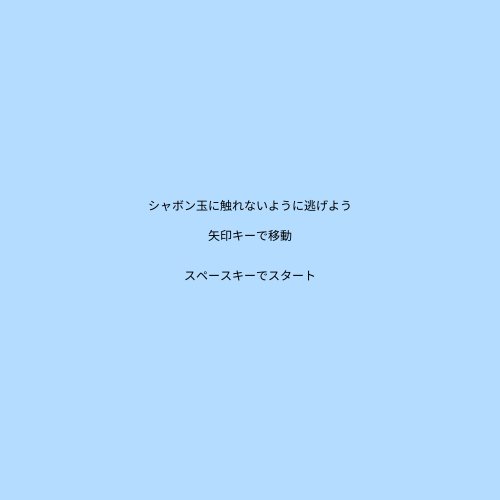
Frame 1 (no input)
Frame 60 (no input): identical to frame 1, image omitted
Frame 120 (the mouse pressed at the canvas centre since frame 60): identical to frame 1, image omitted

The p5.js sketch that drew this single still picture (run headless with seeded random() and noise() and a simulated clock; from frame 60 on, the mouse is pressed at the canvas centre):

// p5.js sketch
// ── sketch.js
let mode = 0;
let playerX;
let playerY;
let playerRadius;
let bubbleX;
let bubbleY;
let bubbleRadius;
let bubbleSpeedX;
let bubbleSpeedY;
let bubbleAlive;
let startTime;
let scoreTime;
let bubbleHitCount;

function setup() {
    createCanvas(500, 500);

    playerX = width / 2;
    playerY = height / 2;
    playerRadius = 15;

    // シャボン玉の位置・半径をランダムに決める
    bubbleX = [];
    bubbleY = [];
    bubbleRadius = [];
    bubbleSpeedX = [];
    bubbleSpeedY = [];
    bubbleAlive = [];
    for (let i = 0; i < 10; i++) {
        // プレイヤーから少し離れた位置に出す
        let x = random(0, width);
        let y = random(0, height);
        while (dist(x, y, playerX, playerY) < 100) {
            x = random(0, width);
            y = random(0, height);
        }
        bubbleX.push(x);
        bubbleY.push(y);
        bubbleRadius.push(random(20, 40));
        bubbleSpeedX.push(random(-4, 4));
        bubbleSpeedY.push(random(-4, 4));
        bubbleAlive.push(true);
    }

    startTime= millis();
    bubbleHitCount = 0;
}

function draw() {
    background(180, 220, 255);

    if (mode == 0) {
        // スタート画面の表示
        fill(0);
        textAlign(CENTER);
        text("シャボン玉に触れないように逃げよう", width / 2, height / 2 - 40);
        text("矢印キーで移動", width / 2, height / 2 - 10);
        text("スペースキーでスタート", width / 2, height / 2 + 30);
    }

    if (mode == 1) {
        // プレイヤーをキーボードで動かす (02)
        if (keyIsDown(LEFT_ARROW)) {
            playerX = playerX - 7;
        }
        if (keyIsDown(RIGHT_ARROW)) {
            playerX = playerX + 7;
        }
        if (keyIsDown(UP_ARROW)) {
            playerY = playerY - 7;
        }
        if (keyIsDown(DOWN_ARROW))  {
            playerY = playerY + 7;
        }

        // シャボン玉を等速で動かし、画面の外に出たら反対側から出てくる (03)
        for (let i = 0; i < bubbleX.length; i++) {
            if (!bubbleAlive[i]) {
                continue;
            }

            bubbleX[i] = bubbleX[i] + bubbleSpeedX[i];
            bubbleY[i] = bubbleY[i] + bubbleSpeedY[i];

            if (bubbleX[i] < 0) {
                bubbleX[i] = width
            }
            if (bubbleX[i] > width) {
                bubbleX[i] = 0;
            }
            if (bubbleY[i] < 0) {
                bubbleY[i] = height;
            }
            if (bubbleY[i] > height) {
                bubbleY[i] = 0;
            }
        }
        // シャボン玉に触れたら割れて、3回割れたらゲームオーバー (04)
        for (let i = 0; i < bubbleX.length; i++) {
            if (!bubbleAlive[i]) {
                continue;
            }

            if (
                dist(playerX, playerY,bubbleX[i],bubbleY[i]) <
                playerRadius + bubbleRadius[i]
            ) {
                bubbleAlive[i] = false;
                bubbleHitCount = bubbleHitCount + 1;
                if (bubbleHitCount >= 3) {
                    scoreTime = floor((millis() - startTime) / 1000);
                    mode = 2;
                }
            }
        }

        // プレイヤーを表示する
        fill(255, 100, 150);
        noStroke();
        circle(playerX, playerY, playerRadius * 2);

        // 残りのヒット回数を表示する
        fill(0);
        textAlign(LEFT);
        textSize(14);
        text("残り: " + (3 - bubbleHitCount), 10, 25);

        // シャボン玉を表示する
        noFill();
        stroke(255);
        strokeWeight(2);
        for (let i = 0; i < bubbleX.length; i++) {
            if (bubbleAlive[i]) {
                circle(bubbleX[i], bubbleY[i], bubbleRadius[i] * 2);
            }
        }
    }

    if (mode == 2) {
        // 終了画面の表示
        fill(0);
        noStroke();
        textAlign(CENTER);
        text("ゲームオーバー", width / 2, height / 2 - 20);
        text("スペースキーでスタート画面に戻る", width / 2, height / 2 + 20);
        drawScore();
    }
}


function drawScore() {
    fill ("black");
    textAlign(LEFT);
    textSize(14);
    text("SCORE: " + scoreTime,width - 120,25)
}

function keyPressed() {
    if (key == " ") {
        if (mode == 0) {
            // 変数を初期化してプレイ画面へ
            setup();
            mode = 1;
        }
        if (mode == 2) {
            // スタート画面に戻る
            mode = 0;
        }
    }
}
